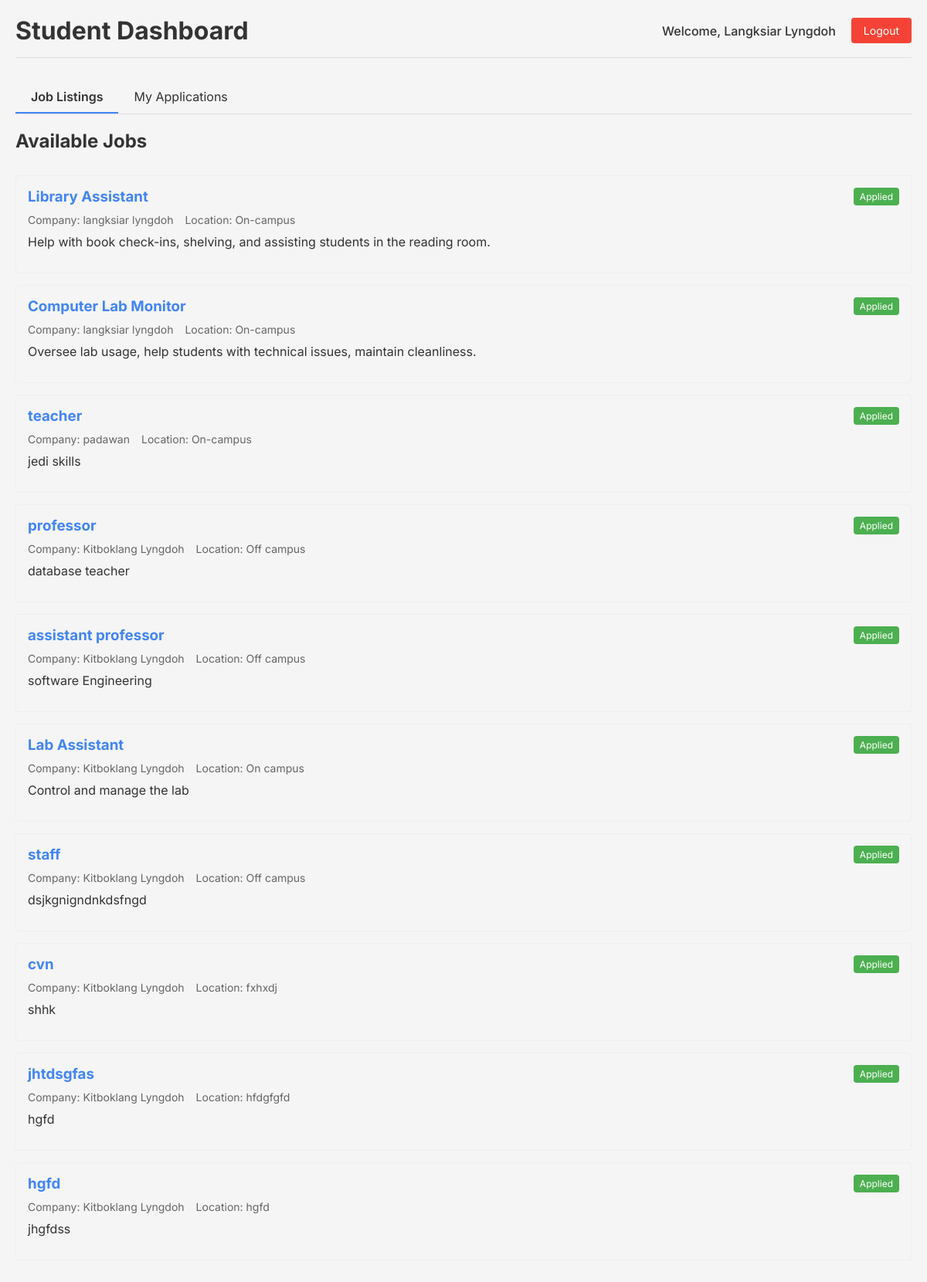
The page /student/dashboard (signed in) on the database its author committed.
### tables this page shows
CREATE TABLE users (
            id INTEGER PRIMARY KEY AUTOINCREMENT,
            name TEXT NOT NULL,
            email TEXT NOT NULL UNIQUE,
            password TEXT NOT NULL,
            role TEXT NOT NULL
        );

CREATE TABLE jobs (
            id INTEGER PRIMARY KEY AUTOINCREMENT,
            title TEXT NOT NULL,
            description TEXT NOT NULL,
            location TEXT NOT NULL,
            posted_by INTEGER, poster_id INTEGER,
            FOREIGN KEY(posted_by) REFERENCES users(id)
        );

### app.py (the view)
@app.route('/student/dashboard')
def student_dashboard():
    if 'user_id' not in session or session['role'] != 'student':
        flash('Please login as a student to access this page.', 'error')
        return redirect(url_for('login'))
    with get_db_connection() as conn:
        c = conn.cursor()
        c.execute("""
            SELECT j.id, j.title, j.location, j.description, u.name as company_name,
                   (SELECT COUNT(*) FROM applications a WHERE a.job_id = j.id AND a.student_id = ?) as applied
            FROM jobs j
            JOIN users u ON j.poster_id = u.id
        """, (session['user_id'],))
        jobs = c.fetchall()
        c.execute("""
            SELECT a.id, j.title, u.name as company_name, a.status, a.date_applied
            FROM applications a
            JOIN jobs j ON a.job_id = j.id
            JOIN users u ON j.poster_id = u.id
            WHERE a.student_id = ?
        """, (session['user_id'],))
        applications = c.fetchall()
    return render_template('student_dashboard.html', jobs=jobs, applications=applications)

### app.py (called while the page is built)
def get_db_connection():
    conn = sqlite3.connect('job_board.db')
    conn.row_factory = sqlite3.Row  # Set row factory to return dictionary-like rows
    return conn

### templates/student_dashboard.html (shortened to what this page needs)
<!DOCTYPE html>
<html lang="en">
<head>
    <link rel="stylesheet" href="{{ url_for('static', filename='style.css') }}">
</head>
<body>
    <div class="dashboard-container">
        <div class="header">
            <h1>Student Dashboard</h1>
            <div class="user-info">
                <span>Welcome, {{ session.get('name', 'Student') }}</span>
                <a href="{{ url_for('logout') }}" class="logout-btn">Logout</a>
            </div>
        </div>
        <div class="tab-container">
            <div class="tabs">
                <div id="jobListingsTab" class="tab active" onclick="showTab('jobListings')">
                    Job Listings
                </div>
                <div id="myApplicationsTab" class="tab" onclick="showTab('myApplications')">
                    My Applications
                </div>
            </div>
            <div id="jobListings" class="tab-content active">
                <h2>Available Jobs</h2>
                {% if jobs %}
                    {% for job in jobs %}
                        <div class="job-card">
                            <h3>{{ job[1] }}</h3>
                            <div class="job-meta">
                                <span>Company: {{ job[4] }}</span>
                                <span>Location: {{ job[2] }}</span>
                            </div>
                            <p>{{ job[3] }}</p>
                            <div class="job-actions">
                                {% if job[5] > 0 %}
                                    <span class="applied-badge">Applied</span>
                                {% else %}
                                    <a href="{{ url_for('apply_job', job_id=job[0]) }}" class="apply-btn">
                                        Apply Now
                                    </a>
                                {% endif %}
                            </div>
                        </div>
                    {% endfor %}
                {% else %}
                    <p>No job listings available at the moment.</p>
                {% endif %}
            </div>
        </div>
    </div>
</body>
</html>

### static/style.css (style rules this page uses)
* { margin: 0; padding: 0; box-sizing: border-box; font-family: 'Inter', sans-serif; }
body { background-color: #f5f5f5; color: #333; }
h2 { font-size: 24px; margin-bottom: 30px; }
.dashboard-container { max-width: 1200px; margin: 0 auto; padding: 20px; }
.header { display: flex; justify-content: space-between; align-items: center; margin-bottom: 30px; padding-bottom: 15px; border-bottom: 1px solid #ddd; }
.user-info { display: flex; align-items: center; gap: 20px; }
.user-info span { font-weight: 500; }
.logout-btn { background-color: #f44336; color: white; padding: 8px 16px; border-radius: 4px; text-decoration: none; font-size: 14px; }
.job-card { border: 1px solid #eee; border-radius: 4px; padding: 15px; margin-bottom: 15px; position: relative; }
.job-card h3 { margin-bottom: 10px; color: #4285F4; }
.job-meta { display: flex; gap: 15px; margin-bottom: 10px; font-size: 14px; color: #666; }
.job-actions { display: flex; justify-content: flex-end; gap: 10px; margin-top: 15px; }
.applied-badge { background-color: #4CAF50; color: white; padding: 4px 8px; border-radius: 4px; font-size: 12px; position: absolute; top: 15px; right: 15px; }
.tab-container { margin-top: 20px; }
.tabs { display: flex; border-bottom: 1px solid #ddd; margin-bottom: 20px; }
.tab { padding: 10px 20px; cursor: pointer; border-bottom: 2px solid transparent; }
.tab.active { border-bottom: 2px solid #4285F4; font-weight: 600; }
.tab-content { display: none; }
.tab-content.active { display: block; }

### rows shown on the page
users: get "Langksiar Lyngdoh"
jobs: title "Library Assistant", name "langksiar lyngdoh", location "On-campus", description "Help with book check-ins, shelving, and assisting students in the reading room."
jobs: title "Computer Lab Monitor", name "langksiar lyngdoh", location "On-campus", description "Oversee lab usage, help students with technical issues, maintain cleanliness."
jobs: title "teacher", name "padawan", location "On-campus", description "jedi skills"
jobs: title "professor", name "Kitboklang Lyngdoh", location "Off campus", description "database teacher"
jobs: title "assistant professor", name "Kitboklang Lyngdoh", location "Off campus", description "software Engineering"
jobs: title "Lab Assistant", name "Kitboklang Lyngdoh", location "On campus", description "Control and manage the lab"
jobs: title "staff", name "Kitboklang Lyngdoh", location "Off campus", description "dsjkgnigndnkdsfngd"
jobs: title "cvn", name "Kitboklang Lyngdoh", location "fxhxdj", description "shhk"
jobs: title "jhtdsgfas", name "Kitboklang Lyngdoh", location "hfdgfgfd", description "hgfd"
jobs: title "hgfd", name "Kitboklang Lyngdoh", location "hgfd", description "jhgfdss"
